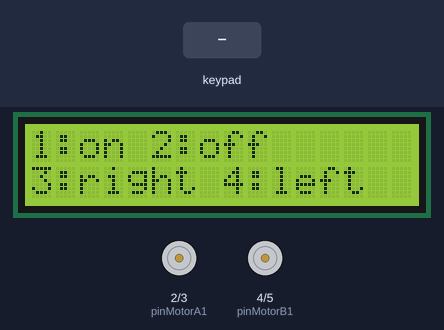
Recording of a sketch running on a simulated Arduino Uno, built with avr-gcc and run on an emulated ATmega328P. Shown: 16×2 character LCD, motor-driver pin pairs drawn as motors (green arrow = first pin HIGH = forward, orange = second pin HIGH = backward, longer = more drive). The inputs (shaded band) are chosen by the test bench. What the sketch prints to the serial monitor is not drawn.

Above: at 2.2 s.
2.3 s: keypad keys 1 3 1 2 1 1 1 0 # pressed 0.4 s apart
At 2.52 s:
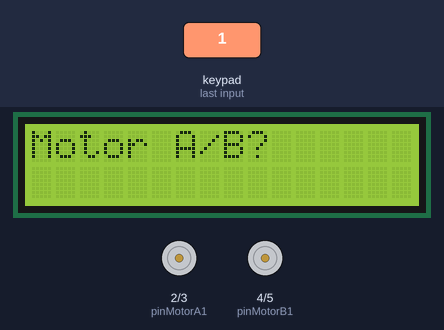
7.4 s: key '3' pressed
At 8.3 s:
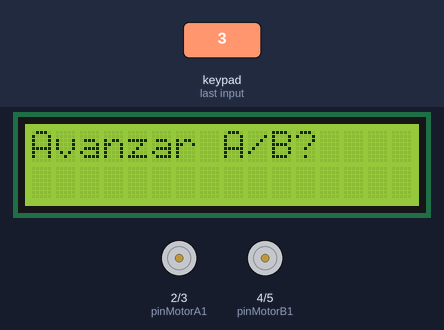
8.9 s: key 'A' pressed
At 10.5 s:
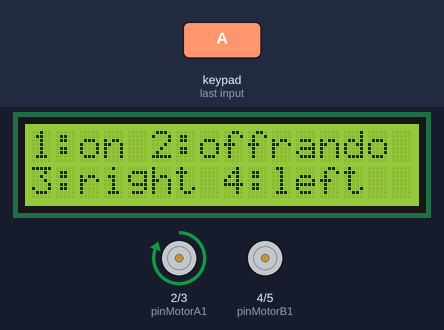
11.4 s: key '4' pressed
At 12.4 s:
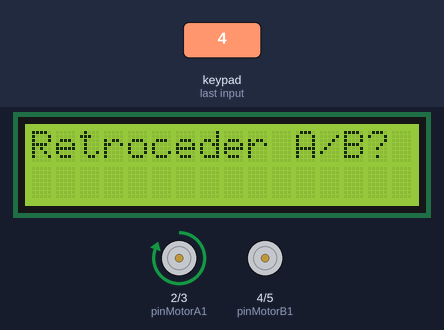
12.9 s: key 'B' pressed
At 13.2 s:
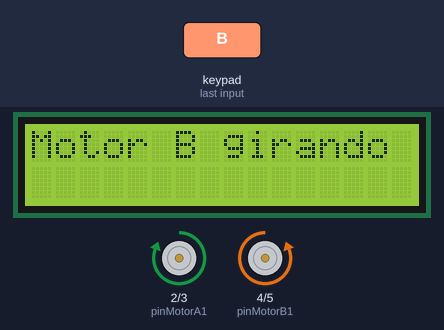
15.4 s: keypad keys 1 3 1 2 1 1 1 0 * pressed 0.4 s apart
At 19.3 s:
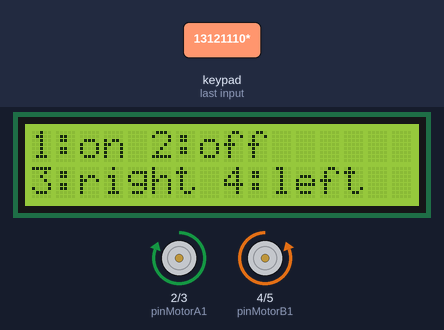
Timing chart, 0 to 20.8 s (numbered marks = the images above; inputs shaded):
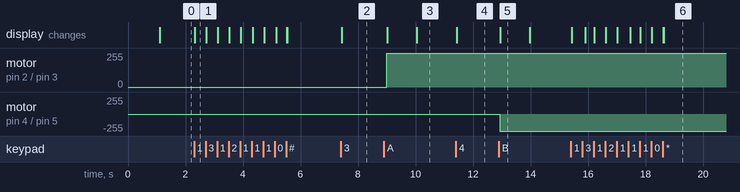

The sketch:

motor.ino
```cpp
#include <Wire.h>
#include <LiquidCrystal_I2C.h>
#include <Keypad.h>

LiquidCrystal_I2C lcd(0x27, 16, 2);

// Configuración del teclado
const byte FILAS = 4;
const byte COLUMNAS = 4;

char teclas[FILAS][COLUMNAS] = {
  {'1','2','3','A'},
  {'4','5','6','B'},
  {'7','8','9','C'},
  {'*','0','#','D'}
};

byte pinesFilas[FILAS] = {13,12,11,10};
byte pinesColumnas[COLUMNAS] = {9,8,7,6};

Keypad teclado = Keypad(makeKeymap(teclas), pinesFilas, pinesColumnas, FILAS, COLUMNAS);

// Pines de control motores
int enable0 = 0;
int enable1 = 1;
int pinMotorA1 = 2;
int pinMotorA2 = 3;
int pinMotorB1 = 4;
int pinMotorB2 = 5;

void setup() {
  Serial.begin(9600);
  Serial.println("Iniciando sistema...");

  lcd.init();         // si no funciona, cambiar por lcd.begin(16,2);
  lcd.backlight();
  lcd.setCursor(0,0);
  lcd.print("Iniciando...");

  // Configuración pines de motores
  pinMode(enable0, OUTPUT);
  pinMode(enable1, OUTPUT);
  pinMode(pinMotorA1, OUTPUT);
  pinMode(pinMotorA2, OUTPUT);
  pinMode(pinMotorB1, OUTPUT);
  pinMode(pinMotorB2, OUTPUT);

  detenerMotor('A');
  detenerMotor('B');

  delay(1000);
  lcd.clear();
  Serial.println("Sistema listo.");
}

void loop() {
  lcd.setCursor(0,0);
  lcd.print("1:on 2:off");
  lcd.setCursor(0,1);
  lcd.print("3:right 4:left");

  char tecla = teclado.getKey();

  if(tecla){
    Serial.print("Tecla presionada: ");
    Serial.println(tecla);

    lcd.clear();
    switch(tecla){
      case '1':
        lcd.print("Motor A/B?");
        Serial.println("Selecciona motor a encender.");
        esperaMotor(true);
        break;

      case '2':
        lcd.print("Motor A/B?");
        Serial.println("Selecciona motor a apagar.");
        esperaMotor(false);
        break;

      case '3':
        lcd.print("Avanzar A/B?");
        Serial.println("Selecciona motor para avanzar.");
        esperaGiro(true);
        break;

      case '4':
        lcd.print("Retroceder A/B?");
        Serial.println("Selecciona motor para retroceder.");
        esperaGiro(false);
        break;

      default:
        Serial.println("Tecla no asignada.");
        break;
    }
  }
}

void encenderMotor(char motor){
  Serial.print("Encendiendo motor ");
  Serial.println(motor);
  if(motor=='A'){
    digitalWrite(enable0, HIGH);
  }else if(motor=='B'){
    digitalWrite(enable1, HIGH);
  }
}

void apagarMotor(char motor){
  Serial.print("Apagando motor ");
  Serial.println(motor);
  if(motor=='A'){
    digitalWrite(enable0, LOW);
    detenerMotor('A');
  }else if(motor=='B'){
    digitalWrite(enable1, LOW);
    detenerMotor('B');
  }
}

void avanzarMotor(char motor){
  Serial.print("Avanzar motor ");
  Serial.println(motor);
  if(motor=='A'){ //pin 1 HIGH, 2 low
    digitalWrite(pinMotorA1, HIGH);
    digitalWrite(pinMotorA2, LOW);
    encenderMotor('A');
  }else if(motor=='B'){
    digitalWrite(pinMotorB1, HIGH);
    digitalWrite(pinMotorB2, LOW);
    encenderMotor('B');
  }
}

void retroMotor(char motor){
  Serial.print("Retroceder motor ");
  Serial.println(motor);
  if(motor=='A'){
    digitalWrite(pinMotorA1, LOW);
    digitalWrite(pinMotorA2, HIGH);
    encenderMotor('A');
  }else if(motor=='B'){
    digitalWrite(pinMotorB1, LOW);
    digitalWrite(pinMotorB2, HIGH);
    encenderMotor('B');
  }
}

void detenerMotor(char motor){
  Serial.print("Detener motor ");
  Serial.println(motor);
  if(motor=='A'){
    digitalWrite(pinMotorA1, LOW);
    digitalWrite(pinMotorA2, LOW);
  }else if(motor=='B'){
    digitalWrite(pinMotorB1, LOW);
    digitalWrite(pinMotorB2, LOW);
  }
}

void esperaMotor(bool encender){
  char tecla=0;
  while(!tecla){
    tecla = teclado.getKey();
    if(tecla=='A'){
      if(encender) encenderMotor('A');
      else apagarMotor('A');
      lcd.clear();
      lcd.print("Motor A listo");
      Serial.println("Accion ejecutada en Motor A.");
      delay(1000);
    }
    else if(tecla=='B'){
      if(encender) encenderMotor('B');
      else apagarMotor('B');
      lcd.clear();
      lcd.print("Motor B listo");
      Serial.println("Accion ejecutada en Motor B.");
      delay(1000);
    }
  }
}

void esperaGiro(bool horario){
  char tecla=0;
  while(!tecla){
    tecla = teclado.getKey();
    if(tecla=='A'){
      if(horario) avanzarMotor('A');
      else retroMotor('A');
      lcd.clear();
      lcd.print("Motor A girando");
      Serial.println("Motor A en movimiento.");
      delay(1000);
    }
    else if(tecla=='B'){
      if(horario) avanzarMotor('B');
      else retroMotor('B');
      lcd.clear();
      lcd.print("Motor B girando");
      Serial.println("Motor B en movimiento.");
      delay(1000);
    }
  }
}
```

Measured:
- after the input at 2.3 s, the display: changes at once (image 1)
- after the input at 7.4 s, the display: changes at once (image 2)
- after the input at 8.9 s, motor on pin 2 (pinMotorA1) / pin 3 (pinMotorA2): stopped → forward 255/255 after 0.10 s; the display: first changes after 0.12 s (image 3 shows a later state)
- after the input at 11.4 s, the display: changes at once (image 4)
- after the input at 12.9 s, motor on pin 4 (pinMotorB1) / pin 5 (pinMotorB2): stopped → backward 255/255 at once; the display: changes after 0.06 s (image 5)
- after the input at 15.4 s, the display: first changes at once (image 6 shows a later state)
- what the display in image 5 shows lasts 1.0 s, from 13.0 s to 14.0 s
